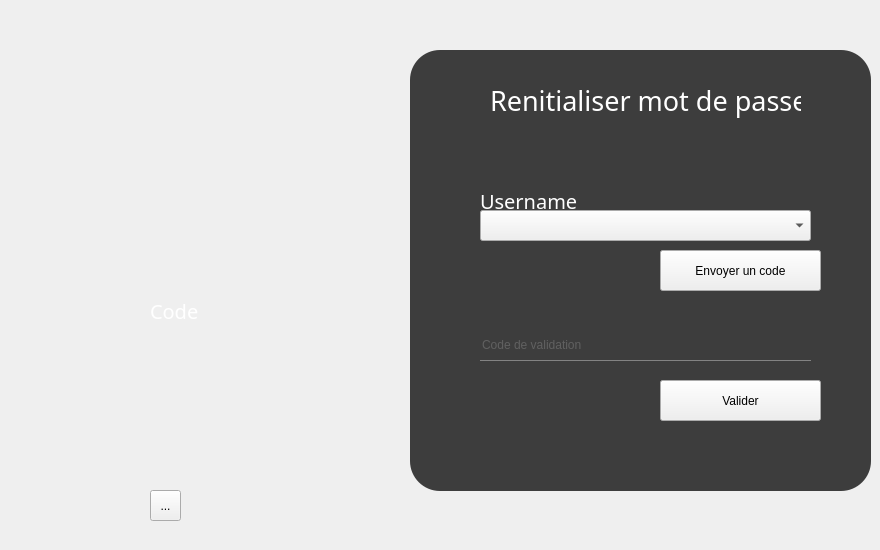
    <widget class="QWidget" name="page_14">
     <widget class="QFrame" name="frame_7">
      <property name="geometry">
       <rect>
        <x>410</x>
        <y>50</y>
        <width>461</width>
        <height>441</height>
       </rect>
      </property>
      <property name="styleSheet">
       <string notr="true">QFrame{
background:rgb(0,0,0,190);
border-radius:30px;
}</string>
      </property>
      <property name="frameShape">
       <enum>QFrame::StyledPanel</enum>
      </property>
      <property name="frameShadow">
       <enum>QFrame::Raised</enum>
      </property>
      <widget class="QLabel" name="label_111">
       <property name="geometry">
        <rect>
         <x>80</x>
         <y>30</y>
         <width>311</width>
         <height>41</height>
        </rect>
       </property>
       <property name="styleSheet">
        <string notr="true">*{
color:rgb(255, 255, 255);
font-family:century gothic;
font-size:27px;
background:transparent;

}</string>
       </property>
       <property name="text">
        <string>Renitialiser mot de passe</string>
       </property>
      </widget>
      <widget class="QLabel" name="label_113">
       <property name="geometry">
        <rect>
         <x>70</x>
         <y>130</y>
         <width>111</width>
         <height>41</height>
        </rect>
       </property>
       <property name="styleSheet">
        <string notr="true">*{
color:rgb(255, 255, 255);

font-family:century gothic;
font-size:20px;
background:transparent;

}</string>
       </property>
       <property name="text">
        <string>Username</string>
       </property>
      </widget>
      <widget class="QPushButton" name="login_10">
       <property name="geometry">
        <rect>
         <x>250</x>
         <y>330</y>
         <width>161</width>
         <height>41</height>
        </rect>
       </property>
       <property name="text">
        <string>Valider</string>
       </property>
      </widget>
      <widget class="QComboBox" name="comboBox_un1">
       <property name="geometry">
        <rect>
         <x>70</x>
         <y>160</y>
         <width>331</width>
         <height>31</height>
        </rect>
       </property>
       <property name="styleSheet">
        <string notr="true">QComboBox{
background:transparent;
border:none;
border-radius:0px;
color:rgb(131, 131, 131);
border-bottom:1px solid rgb(131, 131, 131);

};</string>
       </property>
      </widget>
      <widget class="QPushButton" name="login_7">
       <property name="geometry">
        <rect>
         <x>250</x>
         <y>200</y>
         <width>161</width>
         <height>41</height>
        </rect>
       </property>
       <property name="text">
        <string>Envoyer un code</string>
       </property>
      </widget>
      <widget class="QLineEdit" name="lineEdit_code_12">
       <property name="geometry">
        <rect>
         <x>70</x>
         <y>280</y>
         <width>331</width>
         <height>31</height>
        </rect>
       </property>
       <property name="styleSheet">
        <string notr="true">QLineEdit
{background:transparent;
border:none;
border-radius:0px;
color:rgb(131, 131, 131);
border-bottom:1px solid rgb(131, 131, 131);
}</string>
       </property>
       <property name="text">
        <string/>
       </property>
       <property name="placeholderText">
        <string>Code de validation</string>
       </property>
      </widget>
     </widget>
     <widget class="QLabel" name="label_86">
      <property name="geometry">
       <rect>
        <x>150</x>
        <y>290</y>
        <width>101</width>
        <height>41</height>
       </rect>
      </property>
      <property name="styleSheet">
       <string notr="true">*{
color:rgb(255, 255, 255);

font-family:century gothic;
font-size:20px;
background:transparent;

}</string>
      </property>
      <property name="text">
       <string>Code</string>
      </property>
     </widget>
     <widget class="QToolButton" name="return_12">
      <property name="geometry">
       <rect>
        <x>150</x>
        <y>490</y>
        <width>31</width>
        <height>31</height>
       </rect>
      </property>
      <property name="text">
       <string>...</string>
      </property>
      <property name="icon">
       <iconset>
        <normaloff>../../seta-small-direita-branca-300x258.png</normaloff>../../seta-small-direita-branca-300x258.png</iconset>
      </property>
      <property name="iconSize">
       <size>
        <width>27</width>
        <height>27</height>
       </size>
      </property>
     </widget>
     <widget class="QLabel" name="label_88">
      <property name="geometry">
       <rect>
        <x>0</x>
        <y>10</y>
        <width>611</width>
        <height>531</height>
       </rect>
      </property>
      <property name="text">
       <string/>
      </property>
      <property name="pixmap">
       <pixmap>../../Animations-en-maison-de-retraite.jpg</pixmap>
      </property>
      <property name="scaledContents">
       <bool>true</bool>
      </property>
     </widget>
     <zorder>label_88</zorder>
     <zorder>frame_7</zorder>
     <zorder>label_86</zorder>
     <zorder>return_12</zorder>
    </widget>
